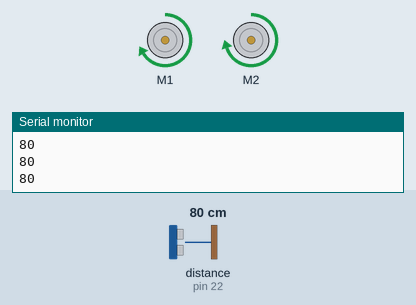
Bench run of a sketch on a simulated Arduino Mega 2560, built with avr-gcc and run on an emulated ATmega2560. Shown: 2 × DC motor (green arrow = forward, orange = backward, longer = faster), the last lines printed to the serial monitor. Wiring (inferred from the names in the program): ultrasonic range finder: trigger pin 22; echo pin 22. The test bench sets the inputs (shaded band); at power-on: distance to the obstacle (sensor on pin 22) 80 cm. The echo pulse lasts 58.3 µs per cm. At 2.5 s the program stops and its outputs stay as they are.

Above: at 1.2 s.
1.3 s: distance to the obstacle (sensor on pin 22) set to 250 cm
At 2.3 s:
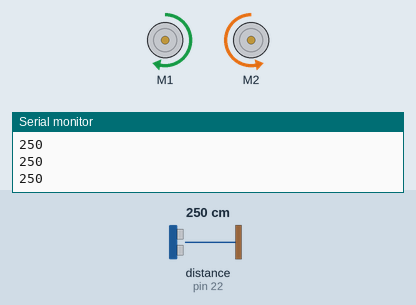
At 3.7 s:
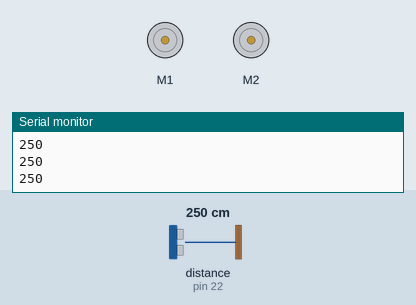
Timing chart, 0 to 4.0 s (numbered marks = the images above; inputs shaded):
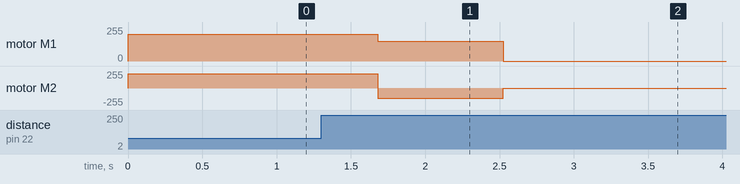

The sketch:

ramp-find.ino
```cpp
#include <Adafruit_MotorShield.h>


#define leftMotorBase 128
#define rightMotorBase  128
#define MotorMax 150
#define TIME_PER_DEGREE 9.4

Adafruit_MotorShield AFMS = Adafruit_MotorShield();

Adafruit_DCMotor *ml = AFMS.getMotor(2);
Adafruit_DCMotor *mr = AFMS.getMotor(1);

int scanTime = 30000;

int scanVals[10000];
int numScanVals = 0;

int ultrasonic = 22;

void turnAngle(uint8_t angle, bool dir){
  ml->setSpeed(MotorMax);
  mr->setSpeed(MotorMax);

  if (dir){
    ml->run(FORWARD);
    mr->run(BACKWARD);
  } else {
    ml->run(BACKWARD);
    mr->run(FORWARD);
  }

  delay(long(TIME_PER_DEGREE*angle));

  ml->setSpeed(0);
  mr->setSpeed(0);
}

void setup() {
  Serial.begin(9600);
  AFMS.begin();
  pinMode(ultrasonic, OUTPUT);
  digitalWrite(ultrasonic, LOW);
  mr->run(FORWARD);
  mr->setSpeed(200);
  ml->run(FORWARD);
  ml->setSpeed(215);
}

double readUltrasonic() {
  pinMode(ultrasonic, OUTPUT);
  digitalWrite(ultrasonic, HIGH);
  delayMicroseconds(10);
  digitalWrite(ultrasonic, LOW);
  pinMode(ultrasonic, INPUT);
  double duration = 1.0*pulseIn(ultrasonic, HIGH);
  duration /= 58; //put into cm
  return duration;
}

double medianUltrasonic() {
  int numSamples = 3;
  int samples[3];
  double average = 0;
  for(int i = 0; i < numSamples; i++) {
    average += readUltrasonic()/numSamples;
  }
  return average;
}

int ramp = 0;
unsigned int rampTime = 0;
int rampThreshold = 220;
int rampTimeThreshold = 300;
void loop() {
  int reading = readUltrasonic();
  if(reading > rampThreshold && !ramp) {
    ramp = 1;
    rampTime = millis();
  }
  if(reading <= rampThreshold) {
    ramp = 0;
  }
  if(ramp && ((unsigned int)(millis() - rampTime)) >= rampTimeThreshold) {
    turnAngle(90, 0);
    ml->setSpeed(0);
    mr->setSpeed(0);
    while(true) {};
  }
  Serial.println(reading);
  delay(50);
}
```

Measured:
- after the input at 1.3 s, motor M1: forward 200/255 → forward 150/255 after 0.38 s, → stopped 0.85 s later; motor M2: forward 215/255 → backward 150/255 after 0.38 s, → stopped 0.85 s later
